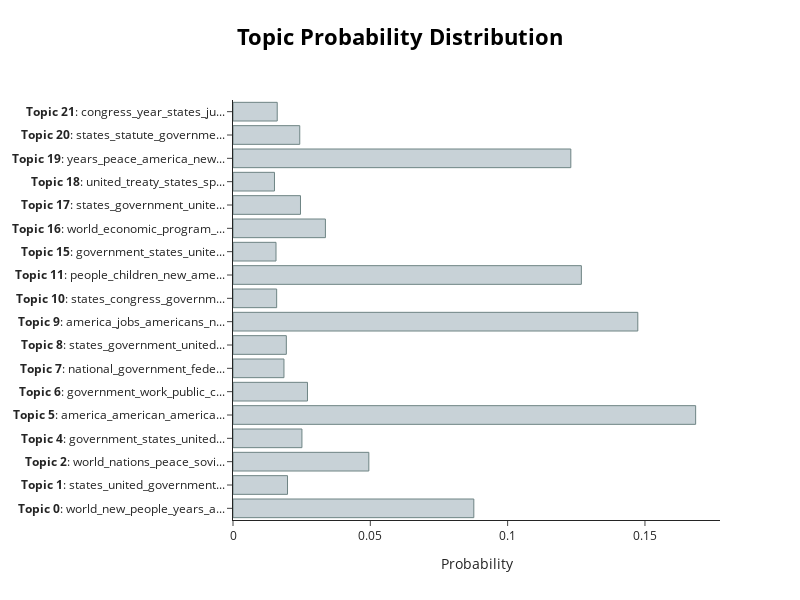

Here is the notebook cell this chart was saved with:
### Code cell
# output the topic distribution for the first speech
topic_distr, _ = topic_model.approximate_distribution(docs)
dist_fig = topic_model.visualize_distribution(topic_distr[0])
dist_fig.write_html("outputs/topic_distribution_doc0.html")
dist_fig

### Figure 1 — Plotly figure (JSON) as saved in the notebook; plotly's stock layout.template omitted (floating-point values rounded to 4 significant figures)
{"data": [{"marker": {"color": "#C8D2D7", "line": {"color": "#6E8484", "width": 1}}, "orientation": "h", "type": "bar", "x": [0.08769, 0.01985, 0.04946, 0.0251, 0.1685, 0.02711, 0.01856, 0.01942, 0.1474, 0.0159, 0.1268, 0.01566, 0.03365, 0.02457, 0.0151, 0.123, 0.0243, 0.0161], "y": ["<b>Topic 0</b>: world_new_people_years_a...", "<b>Topic 1</b>: states_united_government...", "<b>Topic 2</b>: world_nations_peace_sovi...", "<b>Topic 4</b>: government_states_united...", "<b>Topic 5</b>: america_american_america...", "<b>Topic 6</b>: government_work_public_c...", "<b>Topic 7</b>: national_government_fede...", "<b>Topic 8</b>: states_government_united...", "<b>Topic 9</b>: america_jobs_americans_n...", "<b>Topic 10</b>: states_congress_governm...", "<b>Topic 11</b>: people_children_new_ame...", "<b>Topic 15</b>: government_states_unite...", "<b>Topic 16</b>: world_economic_program_...", "<b>Topic 17</b>: states_government_unite...", "<b>Topic 18</b>: united_treaty_states_sp...", "<b>Topic 19</b>: years_peace_america_new...", "<b>Topic 20</b>: states_statute_governme...", "<b>Topic 21</b>: congress_year_states_ju..."]}], "layout": {"height": 600, "hoverlabel": {"bgcolor": "white", "font": {"family": "Rockwell", "size": 16}}, "title": {"font": {"color": "Black", "size": 22}, "text": "<b>Topic Probability Distribution</b>", "x": 0.5, "xanchor": "center", "y": 0.95, "yanchor": "top"}, "width": 800, "xaxis": {"title": {"text": "Probability"}}}}
